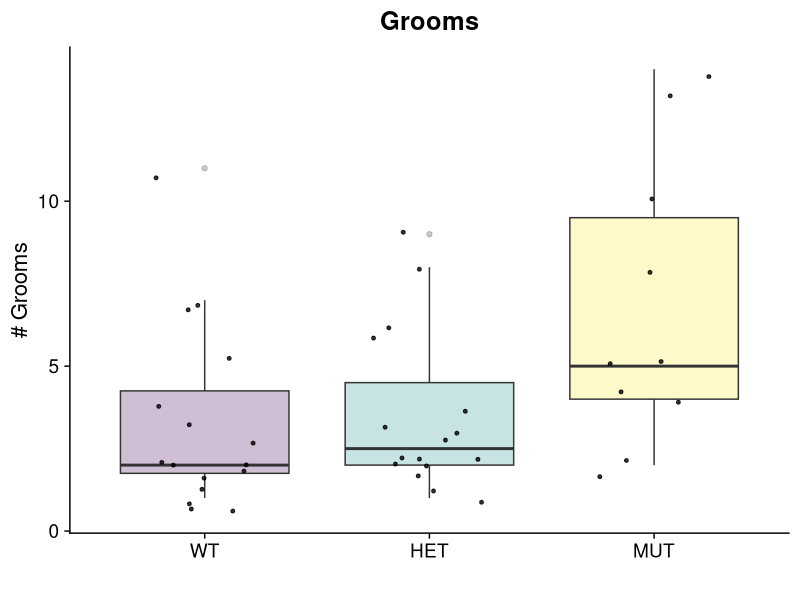
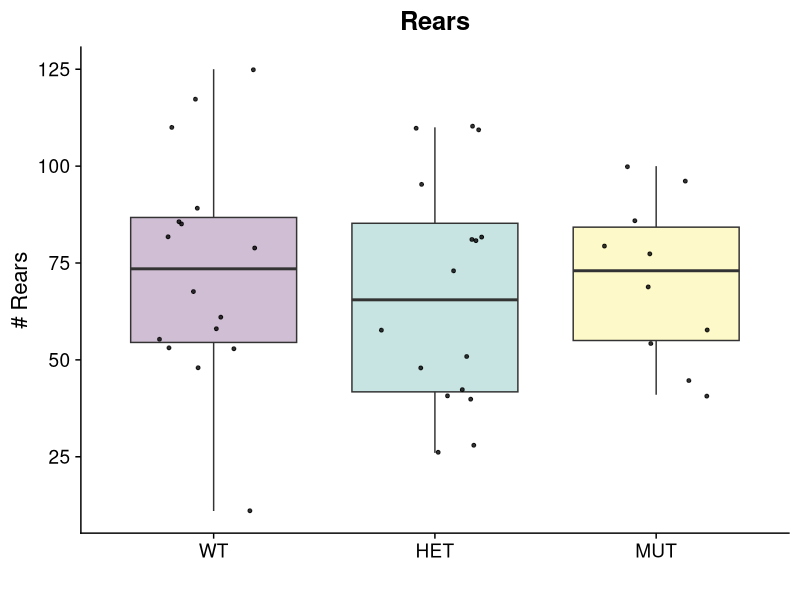
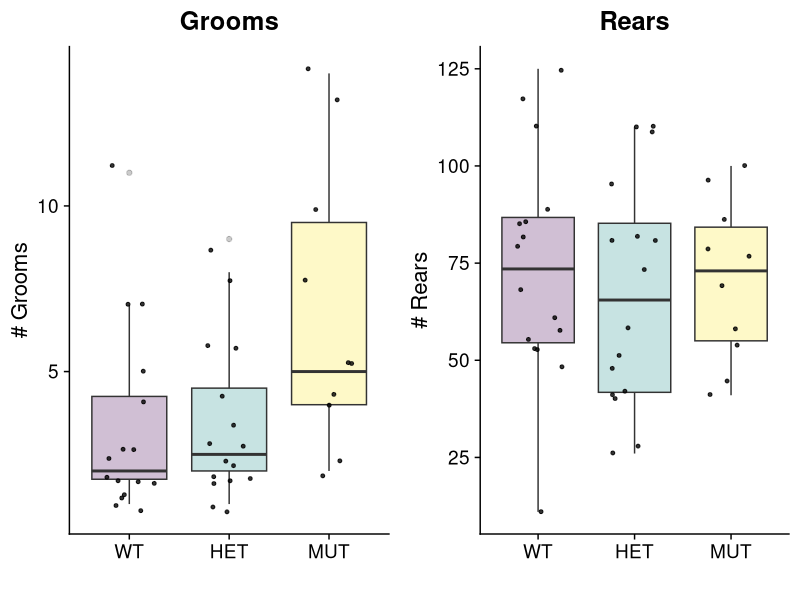
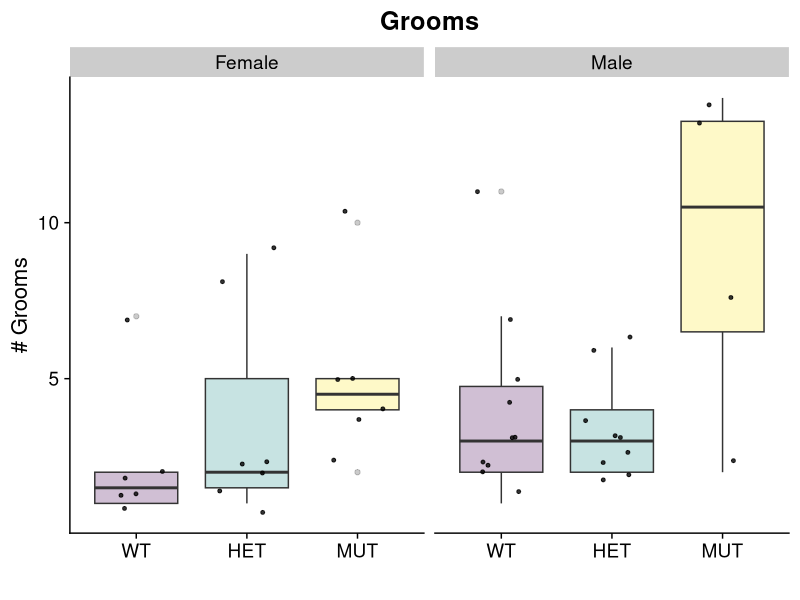
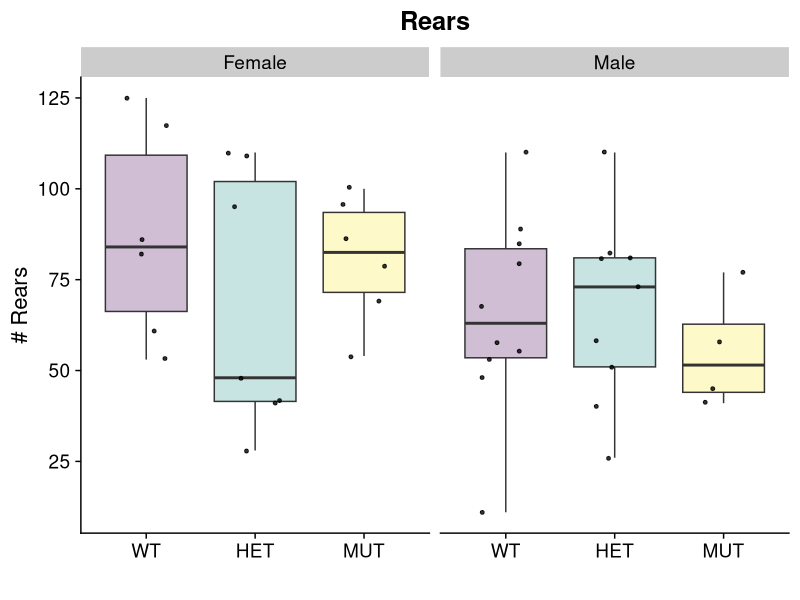
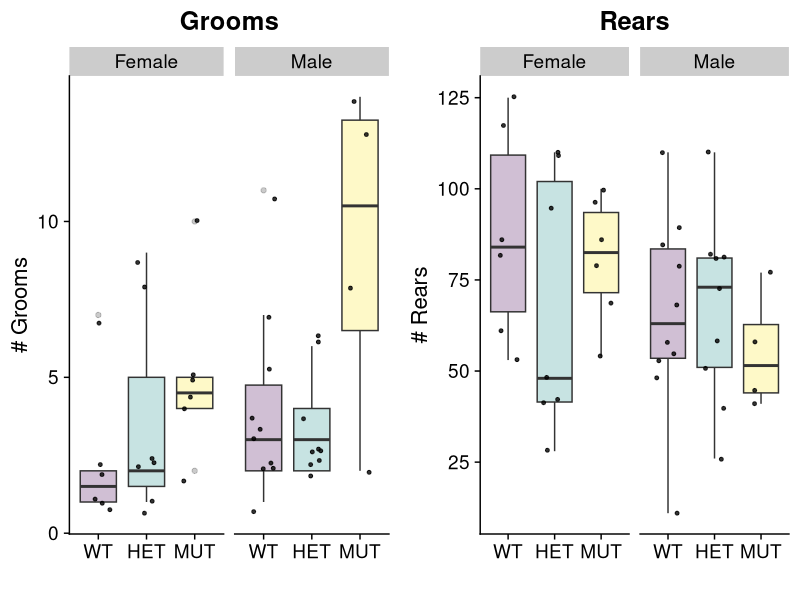
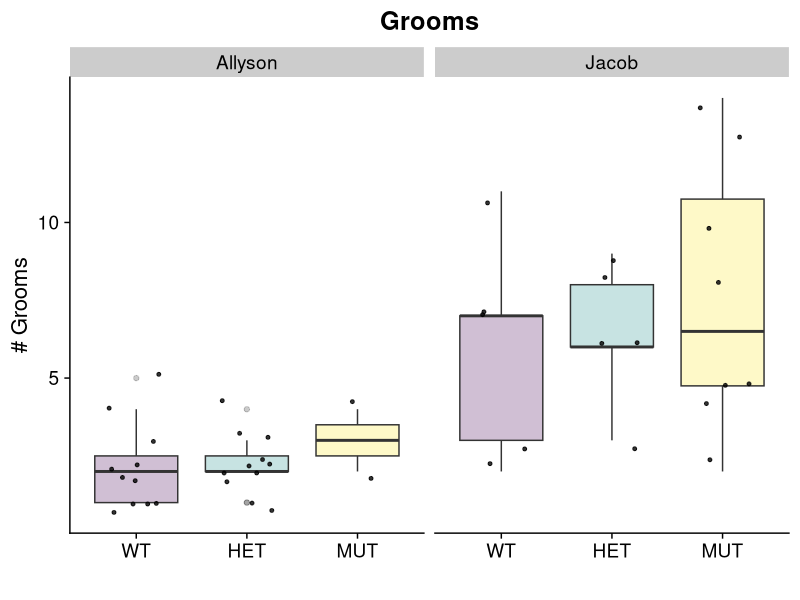
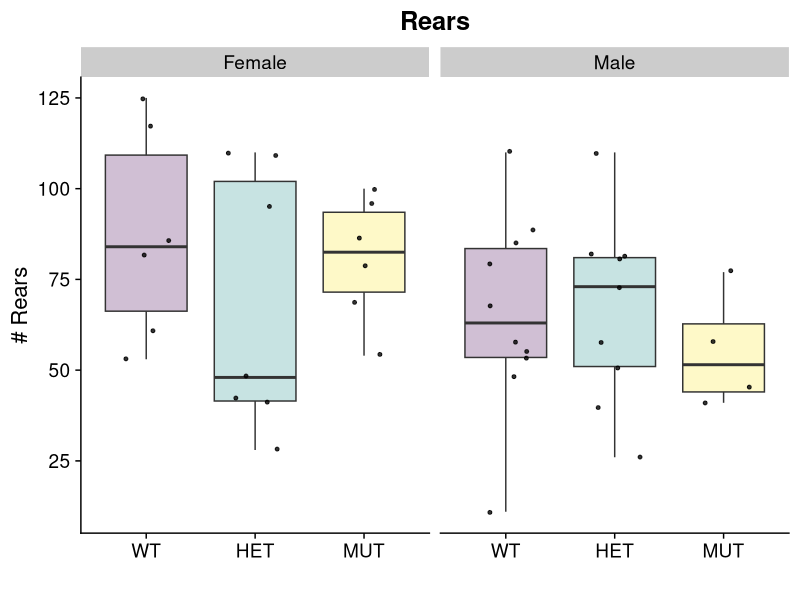

Here is the R script that generated these plots, in order:

library(ggplot2)
library(rlang)
library(cowplot)
library(ggpubr)
library(viridis)
library(tidyr)
library(dplyr)

setwd("~/Documents/slcproject/slcproject/Spontaneous/Analysis_Files/")
data<-read.csv("Open Field Groom_Rear Scoring - Analysis.csv", header=TRUE)


generate_boxplots <- function(input_data, X, Y, min,max){
  data<-as.data.frame(input_data)
  #Ensure correct ordering of levels 
  data$Genotype <- factor(data$Genotype, levels = c("WT", "HET", "MUT"))
  
  ggplot(data=data,aes(x={{X}},y={{Y}}, fill={{X}})) + 
    #geom_violin(alpha=0.25,position=position_dodge(width=.75),size=1,color="black",draw_quantiles=c(0.5))+
    geom_boxplot(alpha=0.25)+
    scale_fill_viridis_d()+
    geom_point(size=1,position=position_jitter(width=0.25),alpha=0.8)+
    theme_cowplot(16) +
    #ylim(min,max)+
    #facet_grid(~Sex)+    
    theme(legend.position = "none")
  
}

#Groom and Rear
a<-generate_boxplots(data, Genotype, Groom.instances,0,550) +
  ggtitle("Grooms") + 
  labs(x="", y="# Grooms") + 
  theme(plot.title = element_text(hjust = 0.5))

a 

b<-generate_boxplots(data, Genotype, Rear.instances,0,550) +
  ggtitle("Rears") + 
  labs(x="", y="# Rears") + 
  theme(plot.title = element_text(hjust = 0.5))
b

plot_grid(a, b)

#Groom and Rear - stratify by Sex 

c<-generate_boxplots(data, Genotype, Groom.instances,0,550) +
  ggtitle("Grooms") + 
  labs(x="", y="# Grooms") + 
  theme(plot.title = element_text(hjust = 0.5)) + 
  facet_wrap(~Sex)

c 

d<-generate_boxplots(data, Genotype, Rear.instances,0,550) +
  ggtitle("Rears") + 
  labs(x="", y="# Rears") + 
  theme(plot.title = element_text(hjust = 0.5))+
  facet_wrap(~Sex)
d

plot_grid(c, d)

# Jacob vs Allyson - stratify by Sex 

e<-generate_boxplots(data, Genotype, Groom.instances,0,550) +
  ggtitle("Grooms") + 
  labs(x="", y="# Grooms") + 
  theme(plot.title = element_text(hjust = 0.5)) + 
  facet_wrap(~Scorer)

e

d<-generate_boxplots(data, Genotype, Rear.instances,0,550) +
  ggtitle("Rears") + 
  labs(x="", y="# Rears") + 
  theme(plot.title = element_text(hjust = 0.5))+
  facet_wrap(~Sex)
d

plot_grid(c, d)

## Groom --
# Add parametric and non-parametric stats to README.md
# WT vs MUT
data<-read.csv("Open Field Groom_Rear Scoring - Analysis.csv", header=TRUE)
data <- data %>% filter(Genotype!="HET")
t.test(Groom.instances~Genotype,data)
wilcox.test(Groom.instances~Genotype,data)

data<-read.csv("Open Field Groom_Rear Scoring - Analysis.csv", header=TRUE)

# WT vs HET
data <- data %>% filter(Genotype!="MUT")
t.test(Groom.instances~Genotype,data)
wilcox.test(Groom.instances~Genotype,data)

# WT vs MUT
data<-read.csv("Open Field Groom_Rear Scoring - Analysis.csv", header=TRUE)
data <- data %>% filter(Genotype!="HET")
t.test(Groom.instances~Genotype,data=subset(data, Sex=="Female"))
wilcox.test(Groom.instances~Genotype,subset(data, Sex=="Female"))
t.test(Groom.instances~Genotype,data=subset(data, Sex=="Male"))
wilcox.test(Groom.instances~Genotype,subset(data, Sex=="Male"))

# WT vs HET
data<-read.csv("Open Field Groom_Rear Scoring - Analysis.csv", header=TRUE)
data <- data %>% filter(Genotype!="MUT")
t.test(Groom.instances~Genotype,data=subset(data, Sex=="Female"))
wilcox.test(Groom.instances~Genotype,subset(data, Sex=="Female"))
t.test(Groom.instances~Genotype,data=subset(data, Sex=="Male"))
wilcox.test(Groom.instances~Genotype,subset(data, Sex=="Male"))

## Rear stats --
# Add parametric and non-parametric stats to README.md
# WT vs MUT
data<-read.csv("Open Field Groom_Rear Scoring - Analysis.csv", header=TRUE)
data <- data %>% filter(Genotype!="HET")
t.test(Rear.instances~Genotype,data)
wilcox.test(Rear.instances~Genotype,data)

data<-read.csv("Open Field Groom_Rear Scoring - Analysis.csv", header=TRUE)

# WT vs HET
data <- data %>% filter(Genotype!="MUT")
t.test(Rear.instances~Genotype,data)
wilcox.test(Rear.instances~Genotype,data)

# WT vs MUT
data<-read.csv("Open Field Groom_Rear Scoring - Analysis.csv", header=TRUE)
data <- data %>% filter(Genotype!="HET")
t.test(Rear.instances~Genotype,data=subset(data, Sex=="Female"))
wilcox.test(Rear.instances~Genotype,subset(data, Sex=="Female"))
t.test(Rear.instances~Genotype,data=subset(data, Sex=="Male"))
wilcox.test(Rear.instances~Genotype,subset(data, Sex=="Male"))

# WT vs HET
data<-read.csv("Open Field Groom_Rear Scoring - Analysis.csv", header=TRUE)
data <- data %>% filter(Genotype!="MUT")
t.test(Rear.instances~Genotype,data=subset(data, Sex=="Female"))
wilcox.test(Rear.instances~Genotype,subset(data, Sex=="Female"))
t.test(Rear.instances~Genotype,data=subset(data, Sex=="Male"))
wilcox.test(Rear.instances~Genotype,subset(data, Sex=="Male"))


